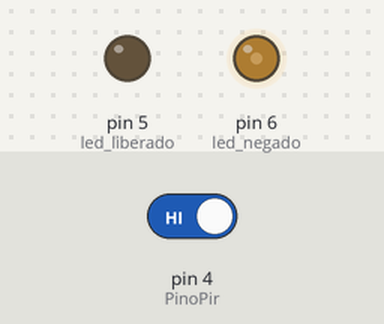
Bench run of a sketch on a simulated Arduino Uno, built with avr-gcc and run on an emulated ATmega328P. Parts: output pins drawn as LEDs (lit = HIGH). The inputs (shaded band) are chosen by the test bench; at power-on: pin 4 (PinoPir) HIGH.

Above: at 1.2 s.
1.3 s: pin 4 (PinoPir) driven LOW
At 2.1 s:
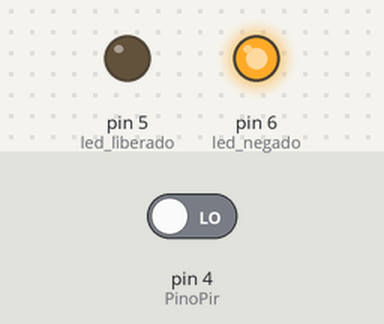
2.8 s: pin 4 (PinoPir) driven HIGH
At 3.7 s:
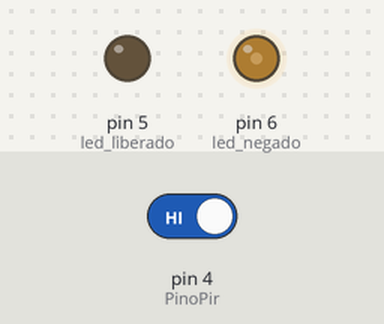
Timing chart, 0 to 5.8 s (numbered marks = the images above; inputs shaded):
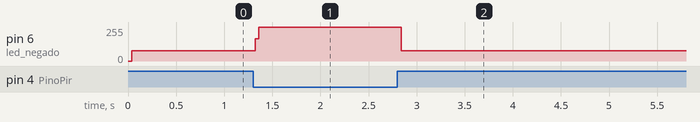

The sketch:

Projeto.ino
```cpp
//*******************************************************************************************************
//                                        UNIVERSIDADE FEDERAL DE RORAIMA
//                                      INTRODUÇÃO AOS SISTEMAS EMBARCADOS
//                                          PROF: HERBERT OLIVEIRA ROCHA
//                    ALUNOS:  EWELLY FABIANE CUNHA DE SOUSA & IBUKUN CHIFE DIDIER ADJITCHE
//Programa : RFID-SERVO-ULTRASONICO-PIR- Controle de acesso e de gerenciamento de vaga no estacionamento
// ******************************************************************************************************

#include <Ultrasonic.h>
//#include <SPI.h>
//#include <MFRC522.h>
//#include <Servo.h>
//Servo microservo9g;
////Define os pinos para o trigger e echo DO ULTRASONICO
//#define echoPin 1 // Recebe o pulso do echo
//#define trigPin 2 // Envia o pulso para gerar echo
////ACIONANDO OS LEDS jUNTO AO ULTRASONICO
//int ledVerde = 7;
//int ledVermelho = 8;
//// ACIONANDO O PERIFERICO RFID
//#define SAD_PIN 10
//#define RST_PIN 9
// Leds indicadores acesso liberado ou negado DO SERVO JUNTO AO RFIG
int led_liberado = 5;
int led_negado = 6;
//char st[20];
////Inicializa o sensor nos pinos definidos acima
//Ultrasonic ultrasonic(1,2);
//// Definicoes pino modulo RC522
//MFRC522 mfrc522(SAD_PIN, RST_PIN);
////PIR SENSOR
int PinoPir = 4;  //Pino ligado ao sensor PIR
int acionamento;  //Variavel para guardar valor do sensor

void setup() {
//  // Inicia a serial
//  Serial.begin(9600);
//  //ULTRASONICO
//  pinMode(echoPin, INPUT);
//  pinMode(trigPin, OUTPUT);
//  //LED DE OCUPAÇÃO JUNTO AO ULTRASONICO
//  pinMode(ledVerde, OUTPUT);
//  pinMode(ledVermelho, OUTPUT);
  //PIR SENSOR
  pinMode(PinoPir, INPUT);   //Define pino sensor como entrada
  //LED DE ACESSO JUNTO AO SERVO
  pinMode(led_liberado, OUTPUT);
  pinMode(led_negado, OUTPUT);
//  // Define que o servo esta ligado a porta digital 3
//  microservo9g.attach(3);
//  // Move o servo para a posicao inicial (cancela fechada)
//  microservo9g.write(90);
//  // Inicia  SPI bus
//  SPI.begin();
//  // Inicia MFRC522
//  mfrc522.PCD_Init();
//  // Mensagens iniciais no serial monitor
//  Serial.println("Aproxime o seu cartao do leitor...");
//  Serial.println();
}

void loop() {
 acionamento = digitalRead(PinoPir); //Le o valor do sensor PIR
 if (acionamento == LOW)  //Sem movimento, mantem led azul ligado
 {
    digitalWrite(led_liberado, LOW);
    digitalWrite(led_negado, HIGH);
 }
 else  //Caso seja detectado um movimento, aciona o led vermelho
 {
    digitalWrite(led_negado, HIGH);
    digitalWrite(led_negado, LOW);
 }
// acionamento = digitalRead(PinoPir); //Le o valor do sensor PIR
// if (acionamento == LOW)  //Sem movimento,
// {
//;
// }
// else  //Caso seja detectado um movimento,
// { }
//        //FUNCIONAMENTO DDO RFIG
//        // Aguarda a aproximacao do cartao
//        if ( ! mfrc522.PICC_IsNewCardPresent())
//        {
//          return;
//        }
//        // Seleciona um dos cartoes
//        if ( ! mfrc522.PICC_ReadCardSerial())
//        {
//          return;
//        }
//        // Mostra UID na serial
//        Serial.print("UID da tag :");
//        String conteudo= "";
//        byte letra;
//        for (byte i = 0; i < mfrc522.uid.size; i++)
//        {
//           Serial.print(mfrc522.uid.uidByte[i] < 0x10 ? " 0" : " ");
//           Serial.print(mfrc522.uid.uidByte[i], HEX);
//           conteudo.concat(String(mfrc522.uid.uidByte[i] < 0x10 ? " 0" : " "));
//           conteudo.concat(String(mfrc522.uid.uidByte[i], HEX));
//        }
//        Serial.println();
//        Serial.print("Mensagem : ");
//        conteudo.toUpperCase();
//
//        // Testa se o cartao1 foi lido
//        if (conteudo.substring(1) == "D8 4B 12 22")
//        {
//          // Levanta a cancela e acende o led verde
//          microservo9g.write(-90);
//          digitalWrite(led_liberado, HIGH);
//          Serial.println("Cartao1 - Acesso liberado !");
//          Serial.println();
//          delay(3000);
//          microservo9g.write(90);
//          digitalWrite(led_liberado, LOW);
//          }
//
//        // Testa se o cartao2 foi lido
//        if (conteudo.substring(1) == "87 4B DC 8A")
//        {
//          Serial.println("Cartao2 - Acesso negado !!");
//          Serial.println();
//          // Pisca o led vermelho
//          for (int i= 1; i<5 ; i++)
//          {
//            digitalWrite(led_negado, HIGH);
//            delay(200);
//            digitalWrite(led_negado, LOW);
//            delay(200);
//          }
//        }
//        delay(1000);
//// FUNCIONAMENTO DO ULTRASONICO
//          digitalWrite(trigPin, LOW);
//          delayMicroseconds(2);
//          digitalWrite(trigPin, HIGH);
//          delayMicroseconds(10);
//          digitalWrite(trigPin, LOW);
//          int distanciaCentimetros = (ultrasonic.distanceRead()); //(ultrasonic.Ranging(CM));
//          Serial.print("Distância em centimetros = ");
//          Serial.print(distanciaCentimetros);
//
//          if(distanciaCentimetros < 5){
//            digitalWrite(ledVerde, HIGH);
//            delayMicroseconds(10);
//            digitalWrite(ledVerde, LOW);
//          } else {
//            digitalWrite(ledVermelho, HIGH);
//            delayMicroseconds(10);
//            digitalWrite(ledVermelho, LOW);
//          }
//
//          delay(1000);


}
```

Measured:
- after the input at 1.3 s, pin 6 (led_negado): 78/255 → 255/255 at once
- after the input at 2.8 s, pin 6 (led_negado): 255/255 → 78/255 at once
